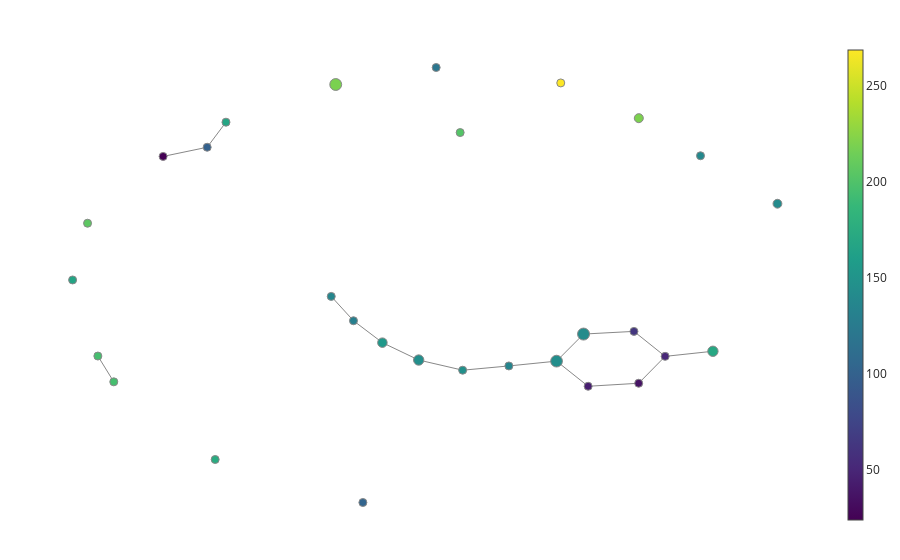

Notebook code cell kept with this figure:
### Code cell
import gtda.mapper as map
import sklearn.cluster as cluster


filter_func = l1_norm_trans
cover = map.OneDimensionalCover(kind='uniform', n_intervals=30, overlap_frac=0.4)
clusterer = cluster.DBSCAN()

pipe = map.make_mapper_pipeline(
    filter_func=filter_func,
    cover=cover,
    clusterer=clusterer,
    verbose=False,
    n_jobs=1,
)

fig = map.plot_static_mapper_graph(pipe, df_codes_array_norm_tweet)
fig.show(config={'scrollZoom': True})

### Figure 1 — Plotly figure (JSON) as saved in the notebook; plotly's stock layout.template omitted (floating-point values rounded to 4 significant figures)
{"data": [{"hoverinfo": "none", "line": {"color": "#888", "width": 1}, "mode": "lines", "name": "edge_trace", "type": "scatter", "uid": "2f0b3db9-c421-450f-815a-0d7b5dbb02fc", "x": [2.724, 2.185, null, 2.185, 1.886, null, 2.185, 1.833, null, 1.886, 1.316, null, 1.316, 0.9592, null, 1.833, 1.264, null, 1.264, 0.9592, null, 0.9592, 0.421, null, 0.421, -0.1004, null, -0.5966, -1.006, null, -0.5966, -0.1004, null, -2.984, -3.481, null, -2.984, -2.772, null, -1.006, -1.333, null, -1.584, -1.333, null, -4.218, -4.038, null], "y": [0.5589, 0.4611, null, 0.4611, -0.05458, null, 0.4611, 0.9401, null, -0.05458, -0.1124, null, -0.1124, 0.3696, null, 0.9401, 0.8885, null, 0.8885, 0.3696, null, 0.3696, 0.2772, null, 0.2772, 0.1958, null, 0.391, 0.7239, null, 0.391, 0.1958, null, 4.471, 4.295, null, 4.471, 4.951, null, 0.7239, 1.144, null, 1.611, 1.144, null, 0.4672, -0.02745, null]}, {"hoverinfo": "text", "hovertext": ["Node ID: 0<br>Pullback set label: 5<br>Partial cluster label: -1<br>Node size: 34<br>Summary statistic: 170.0", "Node ID: 1<br>Pullback set label: 6<br>Partial cluster label: -1<br>Node size: 20<br>Summary statistic: 50.9", "Node ID: 2<br>Pullback set label: 7<br>Partial cluster label: 0<br>Node size: 8<br>Summary statistic: 36.4", "Node ID: 3<br>Pullback set label: 8<br>Partial cluster label: 0<br>Node size: 9<br>Summary statistic: 44.1", "Node ID: 4<br>Pullback set label: 1<br>Partial cluster label: -1<br>Node size: 25<br>Summary statistic: 141.0", "Node ID: 5<br>Pullback set label: 7<br>Partial cluster label: -1<br>Node size: 11<br>Summary statistic: 62.9", "Node ID: 6<br>Pullback set label: 8<br>Partial cluster label: -1<br>Node size: 46<br>Summary statistic: 142.0", "Node ID: 7<br>Pullback set label: 9<br>Partial cluster label: -1<br>Node size: 44<br>Summary statistic: 144.0", "Node ID: 8<br>Pullback set label: 10<br>Partial cluster label: -1<br>Node size: 14<br>Summary statistic: 136.0", "Node ID: 9<br>Pullback set label: 12<br>Partial cluster label: -1<br>Node size: 34<br>Summary statistic: 146.0", "Node ID: 10<br>Pullback set label: 3<br>Partial cluster label: -1<br>Node size: 5<br>Summary statistic: 99.6", "Node ID: 11<br>Pullback set label: 4<br>Partial cluster label: -1<br>Node size: 1<br>Summary statistic: 24.0", "Node ID: 12<br>Pullback set label: 0<br>Partial cluster label: -1<br>Node size: 17<br>Summary statistic: 140.0", "Node ID: 13<br>Pullback set label: 13<br>Partial cluster label: -1<br>Node size: 29<br>Summary statistic: 155.0", "Node ID: 14<br>Pullback set label: 19<br>Partial cluster label: -1<br>Node size: 2<br>Summary statistic: 120.0", "Node ID: 15<br>Pullback set label: 15<br>Partial cluster label: -1<br>Node size: 5<br>Summary statistic: 137.0", "Node ID: 16<br>Pullback set label: 11<br>Partial cluster label: -1<br>Node size: 14<br>Summary statistic: 147.0", "Node ID: 17<br>Pullback set label: 5<br>Partial cluster label: 0<br>Node size: 5<br>Summary statistic: 174.0", "Node ID: 18<br>Pullback set label: 14<br>Partial cluster label: -1<br>Node size: 6<br>Summary statistic: 130.0", "Node ID: 19<br>Pullback set label: 17<br>Partial cluster label: 0<br>Node size: 45<br>Summary statistic: 219.0", "Node ID: 20<br>Pullback set label: 18<br>Partial cluster label: 0<br>Node size: 6<br>Summary statistic: 206.0", "Node ID: 21<br>Pullback set label: 16<br>Partial cluster label: -1<br>Node size: 1<br>Summary statistic: 103.0", "Node ID: 22<br>Pullback set label: 16<br>Partial cluster label: 0<br>Node size: 5<br>Summary statistic: 166.0", "Node ID: 23<br>Pullback set label: 2<br>Partial cluster label: -1<br>Node size: 1<br>Summary statistic: 168.0", "Node ID: 24<br>Pullback set label: 16<br>Partial cluster label: 1<br>Node size: 26<br>Summary statistic: 220.0", "Node ID: 25<br>Pullback set label: 8<br>Partial cluster label: 1<br>Node size: 8<br>Summary statistic: 195.0", "Node ID: 26<br>Pullback set label: 9<br>Partial cluster label: 0<br>Node size: 8<br>Summary statistic: 195.0", "Node ID: 27<br>Pullback set label: 17<br>Partial cluster label: -1<br>Node size: 1<br>Summary statistic: 202.0", "Node ID: 28<br>Pullback set label: 1<br>Partial cluster label: 0<br>Node size: 20<br>Summary statistic: 269.0"], "marker": {"color": [170.3, 50.9, 36.38, 44.11, 141.1, 62.91, 142.2, 144.2, 135.9, 145.6, 99.6, 24, 140, 154.6, 120, 136.8, 146.9, 173.6, 129.5, 219.1, 206.5, 103, 166.4, 168, 219.8, 195.2, 195.2, 202, 268.8], "colorbar": {"thickness": 15, "title": {"side": "right", "text": ""}, "xanchor": "left"}, "colorscale": [[0, "#440154"], [0.1111, "#482878"], [0.2222, "#3e4989"], [0.3333, "#31688e"], [0.4444, "#26828e"], [0.5556, "#1f9e89"], [0.6667, "#35b779"], [0.7778, "#6ece58"], [0.8889, "#b5de2b"], [1, "#fde725"]], "line": {"color": "#888", "width": 1}, "opacity": 1, "reversescale": false, "showscale": true, "size": [34, 20, 8, 9, 25, 11, 46, 44, 14, 34, 5, 1, 17, 29, 2, 5, 14, 5, 6, 45, 6, 1, 5, 1, 26, 8, 8, 1, 20], "sizemin": 4, "sizemode": "area", "sizeref": 0.6389}, "mode": "markers", "name": "node_trace", "type": "scatter", "uid": "55eeccf3-23e1-42ab-8a38-8458a6aa2950", "x": [2.724, 2.185, 1.886, 1.316, 3.452, 1.833, 1.264, 0.9592, 0.421, -0.5966, -2.984, -3.481, 2.584, -1.006, -0.3996, -1.584, -0.1004, -2.894, -1.333, -1.533, -4.334, -1.227, -4.503, -2.772, 1.888, -4.218, -4.038, -0.1287, 1.007], "y": [0.5589, 0.4611, -0.05458, -0.1124, 3.388, 0.9401, 0.8885, 0.3696, 0.2772, 0.391, 4.471, 4.295, 4.308, 0.7239, 6.0, 1.611, 0.1958, -1.516, 1.144, 5.674, 3.014, -2.341, 1.926, 4.951, 5.028, 0.4672, -0.02745, 4.753, 5.704]}], "layout": {"autosize": false, "hovermode": "closest", "margin": {"b": 20, "l": 5, "r": 5, "t": 40}, "showlegend": false, "title": {"text": ""}, "xaxis": {"showgrid": false, "showline": false, "showticklabels": false, "ticks": "", "title": {"text": ""}, "zeroline": false}, "yaxis": {"showgrid": false, "showline": false, "showticklabels": false, "ticks": "", "title": {"text": ""}, "zeroline": false}}}
